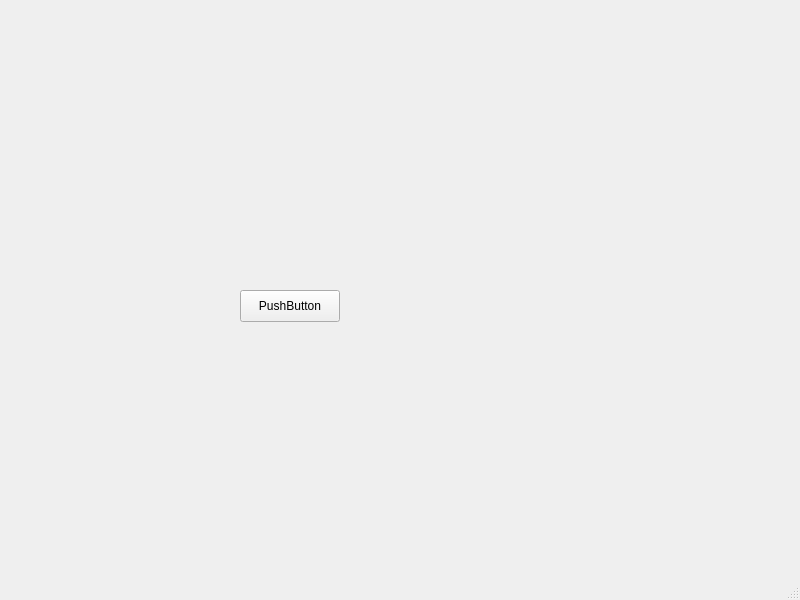
<?xml version="1.0" encoding="UTF-8"?>
<ui version="4.0">
 <class>MainWindow</class>
 <widget class="QMainWindow" name="MainWindow">
  <property name="geometry">
   <rect>
    <x>0</x>
    <y>0</y>
    <width>800</width>
    <height>600</height>
   </rect>
  </property>
  <property name="windowTitle">
   <string>MainWindow</string>
  </property>
  <widget class="QWidget" name="centralwidget">
   <widget class="QLabel" name="label">
    <property name="geometry">
     <rect>
      <x>220</x>
      <y>150</y>
      <width>58</width>
      <height>16</height>
     </rect>
    </property>
    <property name="text">
     <string/>
    </property>
   </widget>
   <widget class="QPushButton" name="pushButton">
    <property name="geometry">
     <rect>
      <x>240</x>
      <y>290</y>
      <width>100</width>
      <height>32</height>
     </rect>
    </property>
    <property name="text">
     <string>PushButton</string>
    </property>
   </widget>
  </widget>
  <widget class="QMenuBar" name="menubar">
   <property name="geometry">
    <rect>
     <x>0</x>
     <y>0</y>
     <width>800</width>
     <height>33</height>
    </rect>
   </property>
  </widget>
  <widget class="QStatusBar" name="statusbar"/>
 </widget>
 <resources/>
 <connections/>
</ui>
